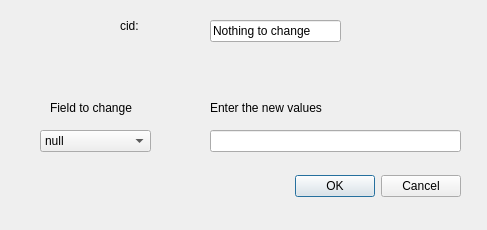
<?xml version="1.0" encoding="UTF-8"?>
<ui version="4.0">
 <class>Dialog</class>
 <widget class="QDialog" name="Dialog">
  <property name="geometry">
   <rect>
    <x>0</x>
    <y>0</y>
    <width>487</width>
    <height>230</height>
   </rect>
  </property>
  <property name="windowTitle">
   <string>Dialog</string>
  </property>
  <widget class="QDialogButtonBox" name="buttonBox">
   <property name="geometry">
    <rect>
     <x>120</x>
     <y>170</y>
     <width>341</width>
     <height>32</height>
    </rect>
   </property>
   <property name="orientation">
    <enum>Qt::Horizontal</enum>
   </property>
   <property name="standardButtons">
    <set>QDialogButtonBox::Cancel|QDialogButtonBox::Ok</set>
   </property>
  </widget>
  <widget class="QLineEdit" name="value_box">
   <property name="geometry">
    <rect>
     <x>210</x>
     <y>130</y>
     <width>251</width>
     <height>22</height>
    </rect>
   </property>
  </widget>
  <widget class="QLabel" name="who_label_2">
   <property name="geometry">
    <rect>
     <x>210</x>
     <y>100</y>
     <width>161</width>
     <height>16</height>
    </rect>
   </property>
   <property name="text">
    <string>Enter the new values</string>
   </property>
  </widget>
  <widget class="QComboBox" name="ctype_box">
   <property name="geometry">
    <rect>
     <x>40</x>
     <y>130</y>
     <width>111</width>
     <height>22</height>
    </rect>
   </property>
   <item>
    <property name="text">
     <string>null</string>
    </property>
   </item>
   <item>
    <property name="text">
     <string>New Item</string>
    </property>
   </item>
   <item>
    <property name="text">
     <string>Cvalue</string>
    </property>
   </item>
   <item>
    <property name="text">
     <string>Relaiton</string>
    </property>
   </item>
   <item>
    <property name="text">
     <string>Nogood</string>
    </property>
   </item>
   <item>
    <property name="text">
     <string>Added</string>
    </property>
   </item>
  </widget>
  <widget class="QLabel" name="who_label_3">
   <property name="geometry">
    <rect>
     <x>50</x>
     <y>100</y>
     <width>161</width>
     <height>16</height>
    </rect>
   </property>
   <property name="text">
    <string>Field to change</string>
   </property>
  </widget>
  <widget class="QLabel" name="schedule_what_label_2">
   <property name="geometry">
    <rect>
     <x>120</x>
     <y>10</y>
     <width>71</width>
     <height>31</height>
    </rect>
   </property>
   <property name="text">
    <string>cid:</string>
   </property>
  </widget>
  <widget class="QLineEdit" name="value_box_2">
   <property name="geometry">
    <rect>
     <x>210</x>
     <y>20</y>
     <width>131</width>
     <height>22</height>
    </rect>
   </property>
   <property name="text">
    <string>Nothing to change</string>
   </property>
  </widget>
 </widget>
 <resources/>
 <connections>
  <connection>
   <sender>buttonBox</sender>
   <signal>accepted()</signal>
   <receiver>Dialog</receiver>
   <slot>accept()</slot>
   <hints>
    <hint type="sourcelabel">
     <x>248</x>
     <y>254</y>
    </hint>
    <hint type="destinationlabel">
     <x>157</x>
     <y>274</y>
    </hint>
   </hints>
  </connection>
  <connection>
   <sender>buttonBox</sender>
   <signal>rejected()</signal>
   <receiver>Dialog</receiver>
   <slot>reject()</slot>
   <hints>
    <hint type="sourcelabel">
     <x>316</x>
     <y>260</y>
    </hint>
    <hint type="destinationlabel">
     <x>286</x>
     <y>274</y>
    </hint>
   </hints>
  </connection>
 </connections>
</ui>
